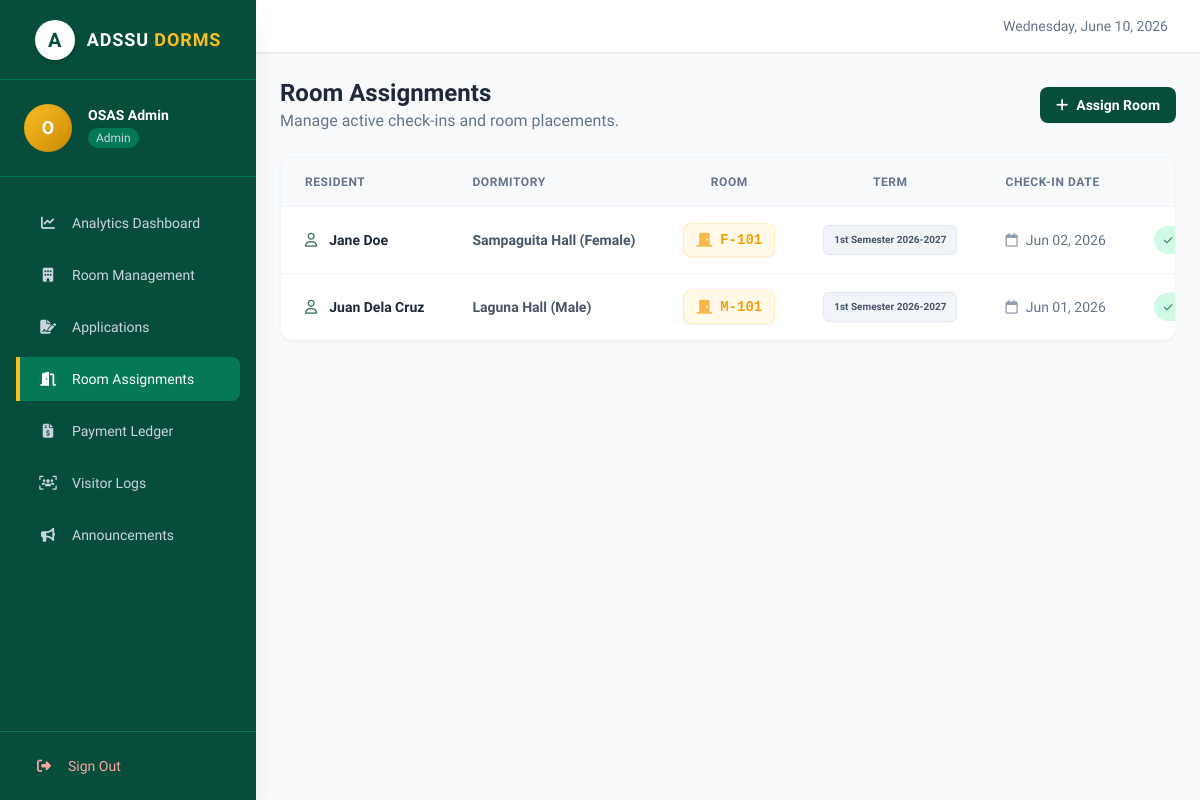
The app's page /admin/assignments (signed in) with its own data.
### tables this page shows
CREATE TABLE IF NOT EXISTS room_assignments (
    id INT AUTO_INCREMENT PRIMARY KEY,
    student_id INT NOT NULL,
    room_id INT NOT NULL,
    semester VARCHAR(50) NOT NULL,
    check_in_date DATE,
    check_out_date DATE NULL,
    FOREIGN KEY (student_id) REFERENCES users(id) ON DELETE CASCADE,
    FOREIGN KEY (room_id) REFERENCES dorm_rooms(id) ON DELETE CASCADE
);

CREATE TABLE IF NOT EXISTS users (
    id INT AUTO_INCREMENT PRIMARY KEY,
    name VARCHAR(100) NOT NULL,
    email VARCHAR(100) NOT NULL UNIQUE,
    password_hash VARCHAR(255) NOT NULL,
    role ENUM('student', 'supervisor', 'admin') NOT NULL,
    created_at TIMESTAMP DEFAULT CURRENT_TIMESTAMP
);

CREATE TABLE IF NOT EXISTS dormitories (
    id INT AUTO_INCREMENT PRIMARY KEY,
    name VARCHAR(100) NOT NULL,
    gender_type ENUM('Male', 'Female', 'Co-ed') NOT NULL,
    capacity INT NOT NULL,
    supervisor_id INT,  
    FOREIGN KEY (supervisor_id) REFERENCES users(id) ON DELETE SET NULL
);

CREATE TABLE IF NOT EXISTS dorm_rooms (
    id INT AUTO_INCREMENT PRIMARY KEY,
    dorm_id INT NOT NULL,
    room_number VARCHAR(20) NOT NULL,
    capacity INT NOT NULL,
    current_occupancy INT DEFAULT 0,
    FOREIGN KEY (dorm_id) REFERENCES dormitories(id) ON DELETE CASCADE
);

### controllers/AdminController.php (called while the page is built, shortened)
<?php
class AdminController extends BaseController {
    public function assignments() {
        $stmt = $this->pdo->query("SELECT id, name FROM users WHERE role = 'student'");
        $students = $stmt->fetchAll();
        $stmt = $this->pdo->query("SELECT r.id, r.room_number, d.name as dorm_name FROM dorm_rooms r JOIN dormitories d ON r.dorm_id = d.id WHERE r.current_occupancy < r.capacity");
        $rooms = $stmt->fetchAll();
        $stmt = $this->pdo->query("
            SELECT ra.*, u.name as student_name, r.room_number, d.name as dorm_name
            FROM room_assignments ra
            JOIN users u ON ra.student_id = u.id
            JOIN dorm_rooms r ON ra.room_id = r.id
            JOIN dormitories d ON r.dorm_id = d.id
            ORDER BY ra.check_in_date DESC
        ");
        $assignments = $stmt->fetchAll();
        $this->view('admin/assignments', [
            'assignments' => $assignments,
            'students' => $students,
            'rooms' => $rooms
        ]);
    }
}
?>

### views/admin/assignments.php (the view, shortened to what this page needs)
<?php include 'views/layouts/header.php'; ?>
<div x-data="{ showModal: false }">
    <div class="flex flex-col md:flex-row justify-between items-start md:items-center mb-6 gap-4">
        <div>
            <h2 class="text-2xl font-bold text-slate-800">Room Assignments</h2>
            <p class="text-slate-500">Manage active check-ins and room placements.</p>
        </div>
        <div>
            <button @click="showModal = true" class="inline-flex items-center px-4 py-2 bg-adssu-green text-white rounded-lg hover:bg-adssu-green_light transition-colors text-sm font-semibold shadow-sm focus:ring-2 focus:ring-adssu-green focus:ring-offset-2">
                <i class="fa-solid fa-plus mr-2"></i> Assign Room
            </button>
        </div>
    </div>
<div class="bg-white rounded-xl shadow-sm border border-slate-100 overflow-hidden">
    <div class="overflow-x-auto">
        <table class="w-full text-left text-sm whitespace-nowrap">
            <thead class="bg-slate-50 border-b border-slate-100 text-slate-500 text-xs uppercase tracking-wider font-bold">
                <tr>
                    <th class="px-6 py-4">Resident</th>
                    <th class="px-6 py-4">Dormitory</th>
                    <th class="px-6 py-4 text-center">Room</th>
                    <th class="px-6 py-4 text-center">Term</th>
                    <th class="px-6 py-4">Check-in Date</th>
                    <th class="px-6 py-4 text-right">Status</th>
                </tr>
            </thead>
            <tbody class="divide-y divide-slate-100">
                <?php if(empty($assignments)): ?>
                    <tr><td colspan="6" class="px-6 py-12 text-center text-slate-500">No room assignments found.</td></tr>
                <?php else: ?>
                    <?php foreach ($assignments as $asn): ?>
                    <tr class="hover:bg-slate-50/50 transition-colors">
                        <td class="px-6 py-4">
                            <div class="font-bold text-slate-800 flex items-center">
                                <i class="fa-regular fa-user text-adssu-green mr-3 opacity-80"></i>
                                <?php echo htmlspecialchars($asn['student_name']); ?>
                            </div>
                        </td>
                        <td class="px-6 py-4 font-semibold text-slate-600">
                            <?php echo htmlspecialchars($asn['dorm_name']); ?>
                        </td>
                        <td class="px-6 py-4 text-center">
                            <span class="inline-flex items-center px-3 py-1.5 rounded-lg bg-adssu-gold/10 text-adssu-gold_hover border border-adssu-gold/20 font-mono text-sm font-bold shadow-sm">
                                <i class="fa-solid fa-door-closed mr-2 opacity-70"></i> <?php echo htmlspecialchars($asn['room_number']); ?>
                            </span>
                        </td>
                        <td class="px-6 py-4 text-center">
                            <span class="inline-block px-2.5 py-1 rounded-md text-[10px] font-bold bg-slate-100 text-slate-600 border border-slate-200">
                                <?php echo htmlspecialchars($asn['semester']); ?>
                            </span>
                        </td>
                        <td class="px-6 py-4 text-slate-500 font-medium">
                            <div class="flex items-center">
                                <i class="fa-regular fa-calendar mr-2 opacity-70"></i>
                                <?php echo date('M d, Y', strtotime($asn['check_in_date'])); ?>
                            </div>
                        </td>
                        <td class="px-6 py-4 text-right">
                            <?php if (empty($asn['check_out_date'])): ?>
                                <span class="inline-flex items-center px-2.5 py-1 rounded-full text-[10px] font-bold bg-emerald-100 text-emerald-800 uppercase tracking-widest">
                                    <i class="fa-solid fa-check mr-1.5 opacity-70"></i> Active
                                </span>
                            <?php else: ?>
                                <span class="inline-flex items-center px-2.5 py-1 rounded-full text-[10px] font-bold bg-red-100 text-red-800 uppercase tracking-widest">
                                    <i class="fa-solid fa-door-open mr-1.5 opacity-70"></i> Checked Out
                                </span>
                            <?php endif; ?>
                        </td>
                    </tr>
                    <?php endforeach; ?>
                <?php endif; ?>
            </tbody>
        </table>
    </div>
</div>
</div>
<?php include 'views/layouts/footer.php'; ?>

### records on screen
room_assignments: student.name "Jane Doe", dormitories.name "Sampaguita Hall (Female)", room.room_number "F-101", semester "1st Semester 2026-2027", check_in_date "Jun 02, 2026"
room_assignments: student.name "Juan Dela Cruz", dormitories.name "Laguna Hall (Male)", room.room_number "M-101", semester "1st Semester 2026-2027", check_in_date "Jun 01, 2026"

### other values on screen
substr($_SESSION['name'], 0, 1) "O"
$_SESSION['name'] "OSAS Admin"
$_SESSION['role'] "Admin"
$label "Analytics Dashboard Room Management Applications Room Assignments Payment Ledger Visitor Logs Announcements"
